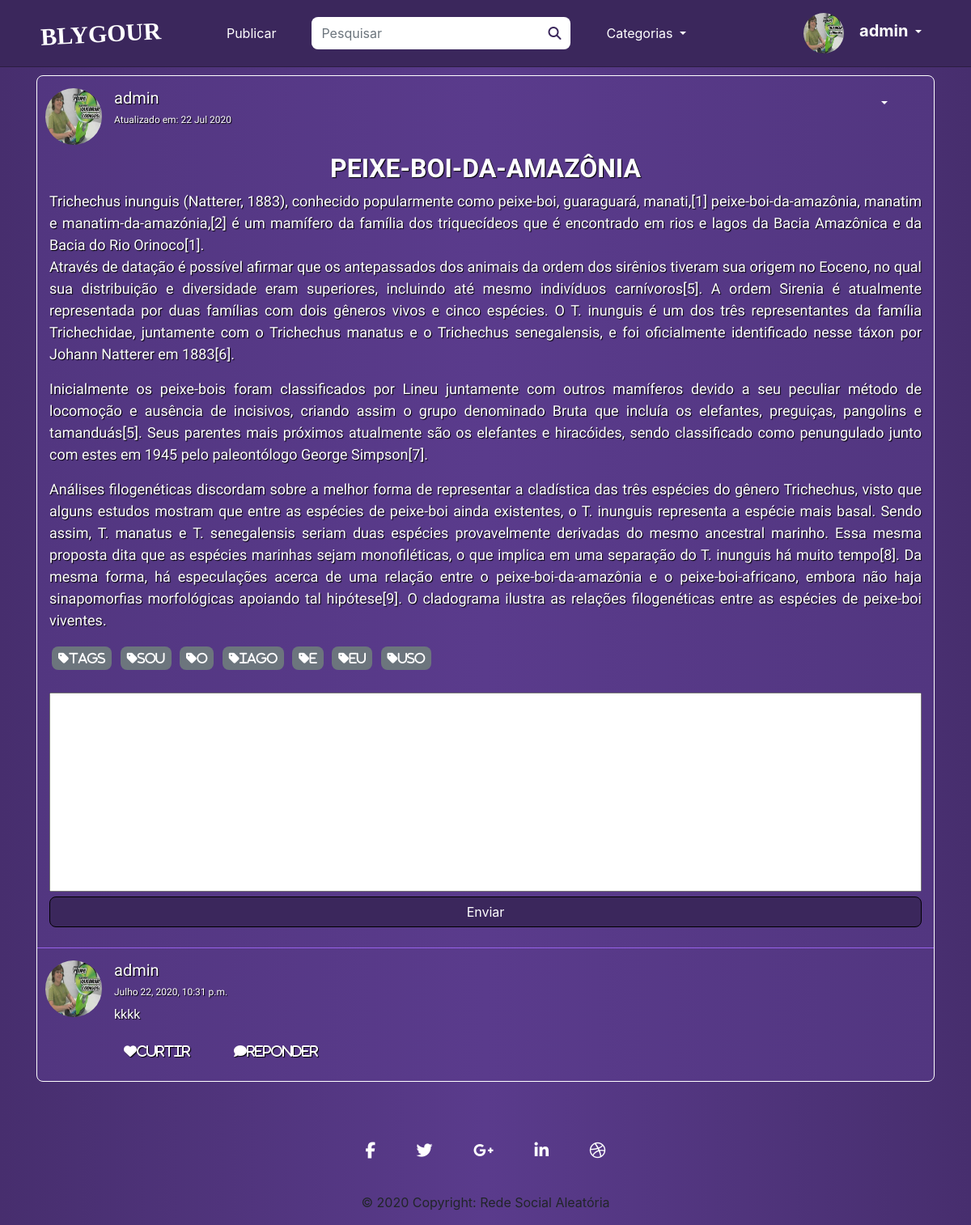
/47 (signed in), run on the app's committed database.
### users/models.py (models this page shows, shortened)
class User(AbstractUser, PermissionsMixin):
    username = models.CharField('Nome do usuário', max_length=30, unique=True)
    email = models.EmailField('Email', unique=True)
    profile_picture = models.ImageField(upload_to = get_file_path, verbose_name='Imagem', null=True, blank=True)
    is_active = models.BooleanField('Está Ativo?', blank=True, default=True)
    is_staff = models.BooleanField('É da equipe?', blank=True, default=False)
    is_superuser = models.BooleanField('É super Usuário?', blank=True, default=False)
    date_joined = models.DateField('Data de Entrada', auto_now_add=True)
    first_name = None
    last_name = None
    objects = UserManager()
    USERNAME_FIELD = 'username'
    REQUIRED_FIELDS = ['email']
    def __str__(self):
        return self.username
    class Meta:
        verbose_name = 'Usuário'
        verbose_name_plural = 'Usuários'

### posts/models.py (models this page shows, shortened)
class Post(models.Model):
    title = models.CharField('Título', max_length=100)
    text = models.TextField('Texto da Postagem')
    user = models.ForeignKey(get_user_model(), on_delete=models.CASCADE, null=True, blank=True)
    image = models.ImageField(upload_to = get_file_path, verbose_name='Imagem', null=True, blank=True)
    tags = TaggableManager(help_text="Suas tags")
    created_at = models.DateTimeField('Criado em :', auto_now_add = True)
    updated_at = models.DateTimeField('Modificado em :', auto_now = True)
    class Meta:
        verbose_name = 'Postagem'
        verbose_name_plural = 'Postagens'
        ordering = ['text']

class Comments(models.Model):
    user = models.ForeignKey(get_user_model(), verbose_name='Usuário', on_delete=models.CASCADE)
    post = models.ForeignKey(Post, verbose_name='Post', on_delete=models.CASCADE)
    comment = models.TextField('Texto da Postagem')
    created_at = models.DateTimeField('Criado em :', auto_now_add = True)
    updated_at = models.DateTimeField('Modificado em :', auto_now = True)
    class Meta:
        verbose_name = 'Comentário'
        verbose_name_plural = 'Comentários'
        ordering = ['created_at']

### posts/views.py (the view)
# urls.py: path('<int:id>', views.viewPost, name='posts-view'),
def viewPost(request, id):
    template_name = 'posts/details.html'
    post = get_object_or_404(Post, pk=id)
    comments = Comments.objects.all().order_by('-created_at').filter(post = post)
    if request.method == 'POST':
        form = CommentsForm(request.POST or None)
        if form.is_valid():
            comment = form.save(commit = False)
            comment.user = request.user
            comment.post = post
            comment.save()
            messages.success(request, 'Comentário enviado com Sucesso')
            return redirect('posts:posts-view', id=post.id)
    else:
        form = CommentsForm(request.POST)
        context = {
            'post': post,
            'comments': comments,
            'form': form,
        }
        return render(request, template_name, context)

### posts/forms.py
class CommentsForm(forms.ModelForm):
    widgets = {
            'text': forms.Textarea(attrs={
                'class': 'form-control',
                'placeholder': 'Digite aqui o seu comentário',
            }),
        }
    class Meta:
        model = Comments
        fields = ('comment',)

### posts/templates/posts/details.html (shortened to what this page needs)
{% extends 'posts/index.html' %}
{% load static %}
{% load crispy_forms_tags %}
{% block styles %}
    <link rel="stylesheet" href="{% static 'css/add-post.css' %}">
{% endblock styles %}
{% block content %}
    <div class="container view-posts">
        {% block user_informations %}
            {{ block.super }}
        {% endblock user_informations %}
        <div class="row title">
            <div class="col-12">
                <h2>
                    <strong>{{ post.title|upper }}</strong>
                </h2>
            </div>
        </div>
        <div class="row post">
            <div class="col-12">
                {{ post.text|linebreaks }}
                {% for tag in post.tags.all %}
                    <a href="{% url 'posts:index_tagged' tag %}" class="tags">
                        <button type="button" class="btn btn-secondary btn-sm button-tags">
                            <i class="fa fa-tag tags-text">{{ tag }}</i>
                        </button>
                    </a>
                {% endfor %}
            </div>
        </div>
        <div class="row">
            <div class="col-12">
                <form method="POST" enctype="multipart/form-data">
                    <div class="field">
                        {{ form.comment }}
                    </div>
                    <input type="submit" class="btn btn-block btn-comment" value="Enviar">
                </form>
            </div>
        </div>
        {% for comment in comments %}
            <div class="row user comments">
                <div>
                    <a href="{% url 'posts:profile_user' comment.user.username %}" class='user'>
                        {% if comment.user.profile_picture %}
                            <img class='user-picture' src="/media/{{ comment.user.profile_picture }}" alt="Profile Picture {{ post.user }}">
                        {% else %}
                            <img class='user-picture' src="/media/profiles/avatar.png" alt="Default profile picture">
                        {% endif %}
                    </div>
                    <div class="col">
                        <h5>
                            {{ comment.user }}</a>
                    </h5>
                <h6 class="data-update">{{ comment.updated_at }}</h6>
                <p>{{ comment.comment }}</p>
                <h5>
                    <a class="btn">
                        <i class="fas fa-heart">Curtir</i>
                    </a>
                    <a class="btn" onclick="AparecerResposta('{{ comment.id }}')">
                        <i class="fas fa-comment">Reponder</i>
                    </a>
                </h5>
            </div>
        </div>
    {% endfor %}
</div>
{% endblock content %}

### posts/templates/posts/index.html (shortened to what this page needs)
{% extends 'base.html' %}
{% load static %}
{% block content %}
    {% for post in posts %}
            {% block user_informations %}
                <div class="row user">
                    <div>
                        <a href="{% url 'posts:profile_user' post.user.username %}" class='user'>
                            {% if post.user.profile_picture %}
                                <img class='user-picture' src="/media/{{ post.user.profile_picture }}" alt="Profile Picture {{ post.user }}">
                            {% else %}
                                <img class='user-picture' src="/media/profiles/avatar.png" alt="Default profile picture">
                            {% endif %}
                        </a>
                    </div>
                    <div class="col">
                        <h5>
                            <a href="{% url 'posts:profile_user' post.user.username %}" class='user'>{{ post.user }}</a>
                        </h5>
                        <h6 class="data-update">Atualizado em:
                            {{ post.updated_at|date:"d M Y" }}</h6>
                    </div>
                    {% if user.is_authenticated %}
                        <div class="col-2 col-sm-1 col-md-1 col-lg-1">
                            <div class="dropdown">
                                <button class="btn dropdown-toggle" type="button" id="dropdownMenuButton" data-toggle="dropdown" aria-haspopup="true" aria-expanded="false"></button>
                            </div>
                        </div>
                    {% endif %}
                </div>
            {% endblock user_informations %}
    {% endfor %}
{% endblock content %}
{% block pagination %}
    {{ block.super }}
{% endblock pagination %}

### posts/templates/base.html (shortened to what this page needs)
{% load static %}
<!DOCTYPE html>
<html lang="pt_br">
    <head>
        <link rel="stylesheet" href="https://stackpath.bootstrapcdn.com/bootstrap/4.5.0/css/bootstrap.min.css">
        <link rel="stylesheet" href="{% static 'css/style.css' %}">
        {% block styles %}{% endblock styles %}
        <link rel="stylesheet" href="{% static 'css/responsive.css' %}">
    </head>
    <body>
        <nav class="navbar navbar-expand-lg">
            <div class="container">
                <a class="navbar-nav blygour" href="{% url 'posts:posts-list' %}">BLYGOUR</a>
                <div class="collapse navbar-collapse" id="navbarSupportedContent">
                    <ul class="navbar-nav mr-auto">
                        {% if user.is_authenticated%}
                            <li class="nav-item button-post">
                                <a class="nav-link" href="{% url 'posts:add-post' %}">Publicar</a>
                            </li>
                        {% else %}
                            <li class="nav-item">
                                <a class="nav-link disabled" href="#" tabindex="-1" aria-disabled="true">Publicar</a>
                            </li>
                        {% endif %}
                        <form action="{% url 'posts:posts-list' %}" class="form-inline my-2 my-lg-0 form-search" method='GET'>
                            <input class="form-control mr-sm-2" type="search" placeholder="Pesquisar" aria-label="Titulo " id="search-input" ,="," name="search" value="{{ request.GET.search }}">
                            <button class="btn button-search search-button" type="submit">
                                <i class="fas fa-search" id="search-icon"></i>
                            </button>
                        </form>
                        <li class="nav-item dropdown">
                            <a class="nav-link dropdown-toggle" href="#" id="navbarDropdown" role="button" data-toggle="dropdown" aria-haspopup="true" aria-expanded="false">
                                Categorias
                            </a>
                        </li>
                    </ul>
                    <ul class="navbar-nav mr-2">
                        {% if user.is_authenticated%}
                            <li class="nav-item dropdown">
                                <a class="nav-link dropdown-toggle" href="#" id="navbarDropdown" role="button" data-toggle="dropdown" aria-haspopup="true" aria-expanded="false">
                                    {% if user.profile_picture %}
                                        <img class='user-picture' src="/media/{{ request.user.profile_picture }}" alt="Profile Picture {{ request.user }}">
                                        <span class="dropdown-perfil">{{ request.user }}</span>
                                    {% else %}
                                        <img class='user-picture' src="/media/profiles/avatar.png" alt="Default profile picture">
                                        <span class="dropdown-perfil">{{ request.user }}</span>
                                    {% endif %}
                                </a>
                            </li>
                        {% else %}
                            <li class="nav-item">
                                <a class="nav-link" href="{% url 'login' %}">Login</a>
                            </li>
                        {% endif %}
                    </ul>
                </div>
            </div>
        </nav>
        <div class="container conteudo">
            {% block content %}{% endblock content %}
            {% block pagination %}
                <nav class='pages'>
                </nav>
            {% endblock pagination %}
        </div>
        <footer class="page-footer font-small special-color-dark pt-4">
            <div class="container">
                <ul class="list-unstyled list-inline text-center">
                    <li class="list-inline-item">
                        <a class="btn-floating btn-fb mx-1 fa-lg" href='#'>
                            <i class="fab fa-facebook-f"></i>
                        </a>
                    </li>
                    <li class="list-inline-item">
                        <a class="btn-floating btn-tw mx-1 fa-lg" href='#'>
                            <i class="fab fa-twitter"></i>
                        </a>
                    </li>
                    <li class="list-inline-item">
                        <a class="btn-floating btn-gplus mx-1 fa-lg" href='#'>
                            <i class="fab fa-google-plus-g"></i>
                        </a>
                    </li>
                    <li class="list-inline-item">
                        <a class="btn-floating btn-li mx-1 fa-lg" href='#'>
                            <i class="fab fa-linkedin-in"></i>
                        </a>
                    </li>
                    <li class="list-inline-item">
                        <a class="btn-floating btn-dribbble mx-1 fa-lg" href='#'>
                            <i class="fab fa-dribbble"></i>
                        </a>
                    </li>
                </ul>
            </div>
            <div class="footer-copyright text-center py-3">© 2020 Copyright:
                <a>
                    Rede Social Aleatória</a>
            </div>
        </footer>
    </body>
</html>

### posts/static/css/style.css (style rules this page uses)
:root { --roxo-principal: #3B275C; --roxo-escuro: #241838; --roxo-claro: #5A3B8C; }
body { background-image: linear-gradient(to right, #472E6E, #5A3B8C, #472E6E); }
h1, h2, h3, h4, h5, h6, p { color: white; font-family: 'Public Sans', sans-serif; text-shadow: 1px 1px 1px black; }
a, a:hover, a:focus { text-decoration: none; }
input, input:hover, input:focus, .btn, .btn:hover, .btn:focus, .form-control, .form-control:hover, .form-control:focus { box-shadow: none; border: none; outline: none; border-radius: 8px; }
.navbar.navbar-expand-lg { background-color: var(--roxo-principal); border-bottom: 1px solid #2B1C42; }
.form-search { border-radius: 8px; background-color: white; }
.search-button { color: var(--roxo-principal); }
.navbar-nav.mr-auto li, .navbar-nav.mr-auto form { margin: 0 18px; }
.navbar.navbar-expand-lg img.user-picture { height: 50px; width: 50px; border-radius: 50vh; margin-right: 15px; }
.navbar.navbar-expand-lg .dropdown-perfil { font-size: 20px; font-weight: bold; }
.navbar.navbar-expand-lg .navbar-nav.blygour { font-family: Georgia, 'Times New Roman', Times, serif; transform: rotate(-3deg); font-size: 30px; font-weight: bold; padding: 5px; margin-right: 50px; }
.navbar a { color: white; }
.conteudo { margin-top: 10px; }
.conteudo .view-posts { background-image: linear-gradient(to right, #523680, #5A3B8C, #523680); border-radius: 8px; }
.text-center { margin-top: 10px; }
.view-posts { border: 1px solid white; margin-top: 5px; }
.row.user { margin-bottom: 10px; margin-top: 15px; }
.row.user img.user-picture { height: 70px; width: 70px; border-radius: 50vh; margin-left: 10px; }
a.user { color: white; }
.data-update { font-size: 12px; }
.btn-comment { margin-bottom: 10px; }
.row.user.comments { border-top: 1px solid #9761E8; padding-top: 15px; color: white; text-shadow: 1px 1px 1px black; }
.comments-actions i, .comments i { justify-content: center; margin-right: 25px; }
.row.user .dropdown-toggle { color: white; }
.view-posts .title { text-align: center; overflow-wrap: break-word; }
.view-posts .post { margin-bottom: 10px; box-shadow: none; }
.view-posts .post p { font-size: max(18px, 0.8vw); overflow-wrap: break-word; text-align: justify; }
.tags-text { font-size: 15px; word-break: break-all; }
.button-tags { margin: 3px; }
nav.pages { margin-top: 15px; display: flex; align-items: center; justify-content: center; }
textarea { width: 100%; }
.list-inline-item a { padding: 5px; transition: 0.8s ease; border-radius: 8px; }
.list-inline-item i { color: white; margin: 10px; -webkit-transition: 0.5s ease-in; -moz-transition: 0.5s ease-in; -o-transition: 0.5s ease-in; transition: 0.5s ease-in; }

### posts/static/css/add-post.css (style rules this page uses)
textarea { margin-top: 15px; resize: none; }
input[type='submit'] { background-color: var(--roxo-principal); border: 1px solid black; color: white; }

### data on the page
User: user.profile_picture (picture), user "admin"
Post: user.profile_picture (picture), user "admin", updated_at "22 Jul 2020", title "PEIXE-BOI-DA-AMAZÔNIA", text "Trichechus inunguis (Natterer, 1883), conhecido popularmente como peixe-boi, guaraguará, manati,[1] peixe-boi-da-amazônia, manatim e manatim-da-amazónia,[2] é um mamífero da família dos triquecídeos que é encontrado em rios e lagos da Bacia Amazônica e da Bacia do Rio Orinoco[1]. Através de datação é possível afirmar que os antepassados dos animais da ordem dos sirênios tiveram sua origem no Eoceno, no qual sua distribuição e diversidade eram superiores, incluindo até mesmo indivíduos carnívoros[5]. A ordem Sirenia é atualmente representada por duas famílias com dois gêneros vivos e cinco espécies. O T. inunguis é um dos três representantes da família Trichechidae, juntamente com o…"
Tag: name "tags"
Tag: name "sou"
Tag: name "o"
Tag: name "iago"
Tag: name "e"
Tag: name "eu"
Tag: name "uso"
Comments: user.profile_picture (picture), user "admin", updated_at "Julho 22, 2020, 10:31 p.m.", comment "kkkk"
